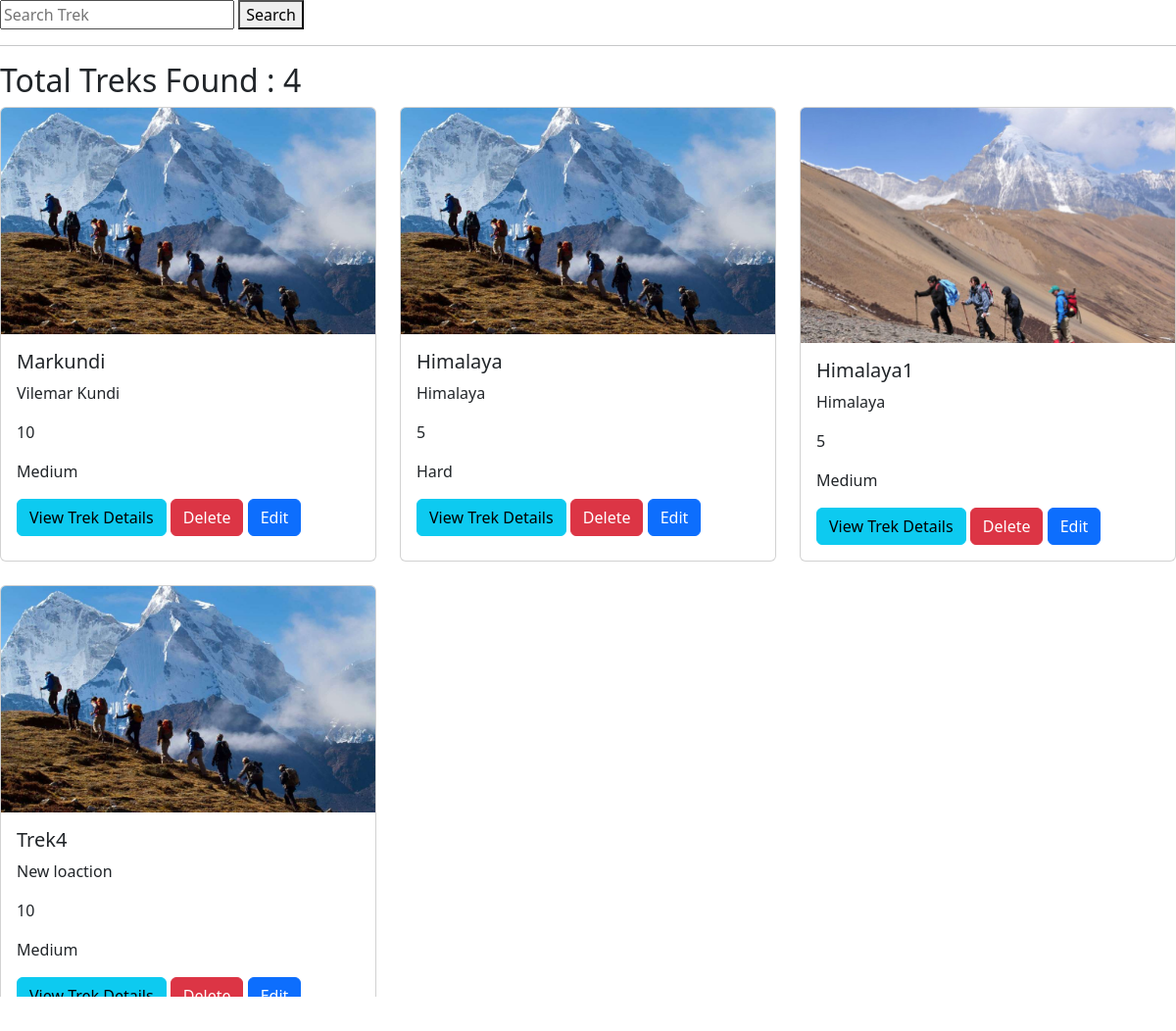
/all_treks, run on the app's committed database.
### models.py (models this page shows)
class Trek(db.Model):
    id = db.Column(db.Integer, primary_key=True)
    name = db.Column(db.String(100))
    location = db.Column(db.String(100))
    assigned_staff_id=staff_id=db.Column(db.Integer, db.ForeignKey('user.id'))
    available_slots=db.Column(db.Integer)
    difficulty = db.Column(db.String(50))
    duration = db.Column(db.Integer)
    status = db.Column(db.String(20),default='Open')
    start_date=db.Column(db.Date)
    end_date=db.Column(db.Date)
    image=db.Column(db.String(500))
    trek_details=db.Column(db.String(500))
    bookings = db.relationship(
        'Booking',
        backref='trek',
        lazy=True
    )
    assigned_staff_id = db.Column(
        db.Integer,
        db.ForeignKey('user.id'),
        nullable=True
    )

### app.py (the view)
@app.route('/all_treks')
def all_treks():
    search = request.args.get('search', '')
    if search:
        treks = Trek.query.filter(Trek.name.ilike(f'%{search}%')).all()
    else:
        treks = Trek.query.all()
    return render_template('all_treks.html',treks=treks,search=search)

### templates/all_treks.html (shortened to what this page needs)
<!DOCTYPE html>
<html lang="en">
<head>
    <link href="https://cdn.jsdelivr.net/npm/bootstrap@5.3.8/dist/css/bootstrap.min.css" rel="stylesheet">
</head>
<body>
    <form method="GET">
    <input type="text"
           name="search"
           placeholder="Search Trek">
    <button type="submit">
        Search
    </button>
</form>
<hr>
<h2>Total Treks Found : {{ treks|length }}</h2>
<div class="row row-cols-3 g-4">
{% for trek in treks %}
<div class="col">
    <div class="card h-100">
        <img src="{{ url_for('static', filename=trek.image) }}" class="card-img-top">
        <div class="card-body">
            <h5>{{ trek.name }}</h5>
            <p>{{ trek.location }}</p>
            <p>{{ trek.duration }}</p>
            <p>{{ trek.difficulty }}</p>
            <a href="/trek_details/{{ trek.id }}" class="btn btn-info">View Trek Details</a>
            <a href="/delete_trek/{{ trek.id }}"class="btn btn-danger">Delete</a>
            <a href="/edit_trek/{{ trek.id }}"class="btn btn-primary">Edit</a>
        </div>
    </div>
</div>
{% endfor %}
</div>
</body>
</html>

### data on the page
Trek: image (picture), name "Markundi", location "Vilemar Kundi", duration "10", difficulty "Medium"
Trek: image (picture), name "Himalaya", location "Himalaya", duration "5", difficulty "Hard"
Trek: image (picture), name "Himalaya1", location "Himalaya", duration "5", difficulty "Medium"
Trek: image (picture), name "Trek4", location "New loaction", duration "10", difficulty "Medium"

### other printed values
{{ treks|length }} "4"
